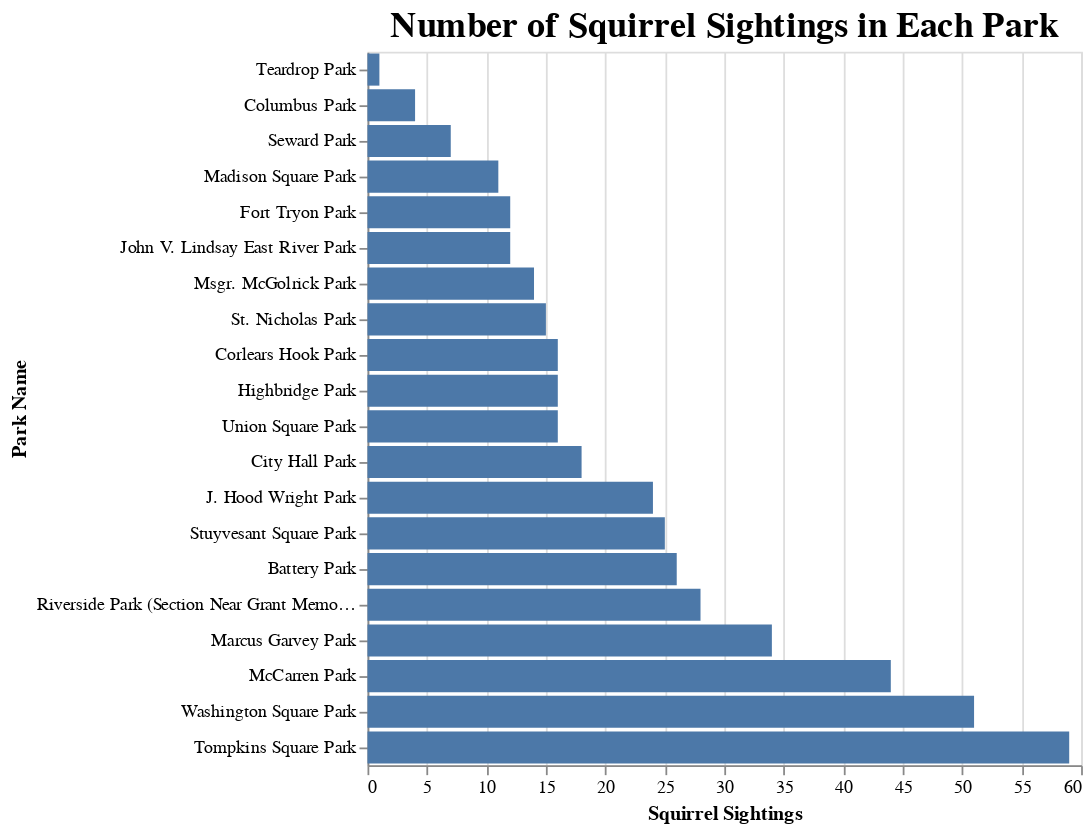

Notebook cell for this chart:
### Code cell
#Q: Which park has the most squirrel sightings?

park_counts_sightings = data.groupby('Park Name').size().reset_index(name='Count')
park_counts_sightings['Count_str'] = park_counts_sightings['Count'].astype(str)

color_scale = alt.Scale(
    domain=list(park_counts_sightings['Count']),
    type='linear',
    range=['#3578c4', '#3560c4'],
    reverse=True
)
#remove color channel
alt.Chart(park_counts_sightings).mark_bar().encode(
    y = alt.Y('Park Name:N', sort='x', title='Park Name'),
    x = alt.X('Count:Q', title = 'Squirrel Sightings'),           ###
    tooltip=[alt.Tooltip('Park Name:N', title='Park'), alt.Tooltip('Count:Q', title='Count')]
).properties(
    title={
        'text': 'Number of Squirrel Sightings in Each Park',
        'fontSize': 20,
        'font': 'Helvetica'
    }
)

### Figure 1 — Vega-Lite specification as saved in the notebook (floating-point values rounded to 4 significant figures)
{"config": {"view": {"continuousWidth": 400, "continuousHeight": 300}}, "data": {"name": "data-dacea9e2f53f292c71f673173cd8b5c3"}, "mark": "bar", "encoding": {"tooltip": [{"field": "Park Name", "title": "Park", "type": "nominal"}, {"field": "Count", "title": "Count", "type": "quantitative"}], "x": {"field": "Count", "title": "Squirrel Sightings", "type": "quantitative"}, "y": {"field": "Park Name", "sort": "x", "title": "Park Name", "type": "nominal"}}, "title": {"text": "Number of Squirrel Sightings in Each Park", "fontSize": 20, "font": "Helvetica"}, "$schema": "https://vega.github.io/schema/vega-lite/v4.17.0.json", "datasets": {"data-dacea9e2f53f292c71f673173cd8b5c3": [{"Park Name": "Battery Park", "Count": 26, "Count_str": "26"}, {"Park Name": "City Hall Park", "Count": 18, "Count_str": "18"}, {"Park Name": "Columbus Park", "Count": 4, "Count_str": "4"}, {"Park Name": "Corlears Hook Park", "Count": 16, "Count_str": "16"}, {"Park Name": "Fort Tryon Park", "Count": 12, "Count_str": "12"}, {"Park Name": "Highbridge Park", "Count": 16, "Count_str": "16"}, {"Park Name": "J. Hood Wright Park", "Count": 24, "Count_str": "24"}, {"Park Name": "John V. Lindsay East River Park", "Count": 12, "Count_str": "12"}, {"Park Name": "Madison Square Park", "Count": 11, "Count_str": "11"}, {"Park Name": "Marcus Garvey Park", "Count": 34, "Count_str": "34"}, {"Park Name": "McCarren Park", "Count": 44, "Count_str": "44"}, {"Park Name": "Msgr. McGolrick Park", "Count": 14, "Count_str": "14"}, {"Park Name": "Riverside Park (Section Near Grant Memorial)", "Count": 28, "Count_str": "28"}, {"Park Name": "Seward Park", "Count": 7, "Count_str": "7"}, {"Park Name": "St. Nicholas Park", "Count": 15, "Count_str": "15"}, {"Park Name": "Stuyvesant Square Park", "Count": 25, "Count_str": "25"}, {"Park Name": "Teardrop Park", "Count": 1, "Count_str": "1"}, {"Park Name": "Tompkins Square Park", "Count": 59, "Count_str": "59"}, {"Park Name": "Union Square Park", "Count": 16, "Count_str": "16"}, {"Park Name": "Washington Square Park", "Count": 51, "Count_str": "51"}]}}
